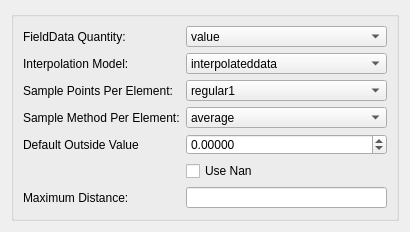
<?xml version="1.0" encoding="UTF-8"?>
<ui version="4.0">
 <class>MapFieldDataOntoElems</class>
 <widget class="QDialog" name="MapFieldDataOntoElems">
  <property name="geometry">
   <rect>
    <x>0</x>
    <y>0</y>
    <width>410</width>
    <height>232</height>
   </rect>
  </property>
  <property name="sizePolicy">
   <sizepolicy hsizetype="Fixed" vsizetype="Fixed">
    <horstretch>0</horstretch>
    <verstretch>0</verstretch>
   </sizepolicy>
  </property>
  <property name="minimumSize">
   <size>
    <width>410</width>
    <height>232</height>
   </size>
  </property>
  <property name="windowTitle">
   <string>Dialog</string>
  </property>
  <layout class="QVBoxLayout" name="verticalLayout">
   <item>
    <widget class="QGroupBox" name="groupBox">
     <property name="title">
      <string/>
     </property>
     <layout class="QFormLayout" name="formLayout">
      <item row="0" column="0">
       <widget class="QLabel" name="label_3">
        <property name="text">
         <string>FieldData Quantity:</string>
        </property>
       </widget>
      </item>
      <item row="0" column="1">
       <widget class="QComboBox" name="quantityComboBox_">
        <item>
         <property name="text">
          <string>value</string>
         </property>
        </item>
        <item>
         <property name="text">
          <string>gradient</string>
         </property>
        </item>
        <item>
         <property name="text">
          <string>gradientnorm</string>
         </property>
        </item>
        <item>
         <property name="text">
          <string>flux</string>
         </property>
        </item>
       </widget>
      </item>
      <item row="1" column="0">
       <widget class="QLabel" name="label">
        <property name="text">
         <string>Interpolation Model:</string>
        </property>
       </widget>
      </item>
      <item row="1" column="1">
       <widget class="QComboBox" name="interpolationComboBox_">
        <item>
         <property name="text">
          <string>interpolateddata</string>
         </property>
        </item>
        <item>
         <property name="text">
          <string>interpolateddataonly</string>
         </property>
        </item>
        <item>
         <property name="text">
          <string>closestnodedata</string>
         </property>
        </item>
        <item>
         <property name="text">
          <string>closestinterpolateddata</string>
         </property>
        </item>
       </widget>
      </item>
      <item row="2" column="0">
       <widget class="QLabel" name="label_2">
        <property name="text">
         <string>Sample Points Per Element:</string>
        </property>
       </widget>
      </item>
      <item row="2" column="1">
       <widget class="QComboBox" name="samplePointsComboBox_">
        <item>
         <property name="text">
          <string>regular1</string>
         </property>
        </item>
        <item>
         <property name="text">
          <string>regular2</string>
         </property>
        </item>
        <item>
         <property name="text">
          <string>regular3</string>
         </property>
        </item>
        <item>
         <property name="text">
          <string>regular4</string>
         </property>
        </item>
        <item>
         <property name="text">
          <string>regular5</string>
         </property>
        </item>
        <item>
         <property name="text">
          <string>gaussian1</string>
         </property>
        </item>
        <item>
         <property name="text">
          <string>gaussian2</string>
         </property>
        </item>
        <item>
         <property name="text">
          <string>gaussian3</string>
         </property>
        </item>
       </widget>
      </item>
      <item row="3" column="0">
       <widget class="QLabel" name="label_4">
        <property name="text">
         <string>Sample Method Per Element:</string>
        </property>
       </widget>
      </item>
      <item row="3" column="1">
       <widget class="QComboBox" name="sampleMethodComboBox_">
        <item>
         <property name="text">
          <string>average</string>
         </property>
        </item>
        <item>
         <property name="text">
          <string>integrate</string>
         </property>
        </item>
        <item>
         <property name="text">
          <string>min</string>
         </property>
        </item>
        <item>
         <property name="text">
          <string>max</string>
         </property>
        </item>
        <item>
         <property name="text">
          <string>sum</string>
         </property>
        </item>
        <item>
         <property name="text">
          <string>mostcommon</string>
         </property>
        </item>
        <item>
         <property name="text">
          <string>median</string>
         </property>
        </item>
       </widget>
      </item>
      <item row="4" column="0">
       <widget class="QLabel" name="label_5">
        <property name="text">
         <string>Default Outside Value</string>
        </property>
       </widget>
      </item>
      <item row="4" column="1">
       <widget class="QDoubleSpinBox" name="outsideValueDoubleSpinBox_">
        <property name="decimals">
         <number>5</number>
        </property>
        <property name="minimum">
         <double>-100000000.000000000000000</double>
        </property>
        <property name="maximum">
         <double>100000000.000000000000000</double>
        </property>
       </widget>
      </item>
      <item row="6" column="0">
       <widget class="QLabel" name="label_6">
        <property name="text">
         <string>Maximum Distance:</string>
        </property>
       </widget>
      </item>
      <item row="6" column="1">
       <widget class="QLineEdit" name="maximumDistanceLineEdit_"/>
      </item>
      <item row="5" column="1">
       <widget class="QCheckBox" name="useNanForUnassignedValuesCheckBox_">
        <property name="text">
         <string>Use Nan</string>
        </property>
       </widget>
      </item>
     </layout>
    </widget>
   </item>
  </layout>
 </widget>
 <tabstops>
  <tabstop>quantityComboBox_</tabstop>
  <tabstop>interpolationComboBox_</tabstop>
  <tabstop>samplePointsComboBox_</tabstop>
  <tabstop>sampleMethodComboBox_</tabstop>
  <tabstop>outsideValueDoubleSpinBox_</tabstop>
  <tabstop>useNanForUnassignedValuesCheckBox_</tabstop>
  <tabstop>maximumDistanceLineEdit_</tabstop>
 </tabstops>
 <resources/>
 <connections>
  <connection>
   <sender>useNanForUnassignedValuesCheckBox_</sender>
   <signal>toggled(bool)</signal>
   <receiver>outsideValueDoubleSpinBox_</receiver>
   <slot>setDisabled(bool)</slot>
   <hints>
    <hint type="sourcelabel">
     <x>263</x>
     <y>164</y>
    </hint>
    <hint type="destinationlabel">
     <x>274</x>
     <y>149</y>
    </hint>
   </hints>
  </connection>
 </connections>
</ui>
